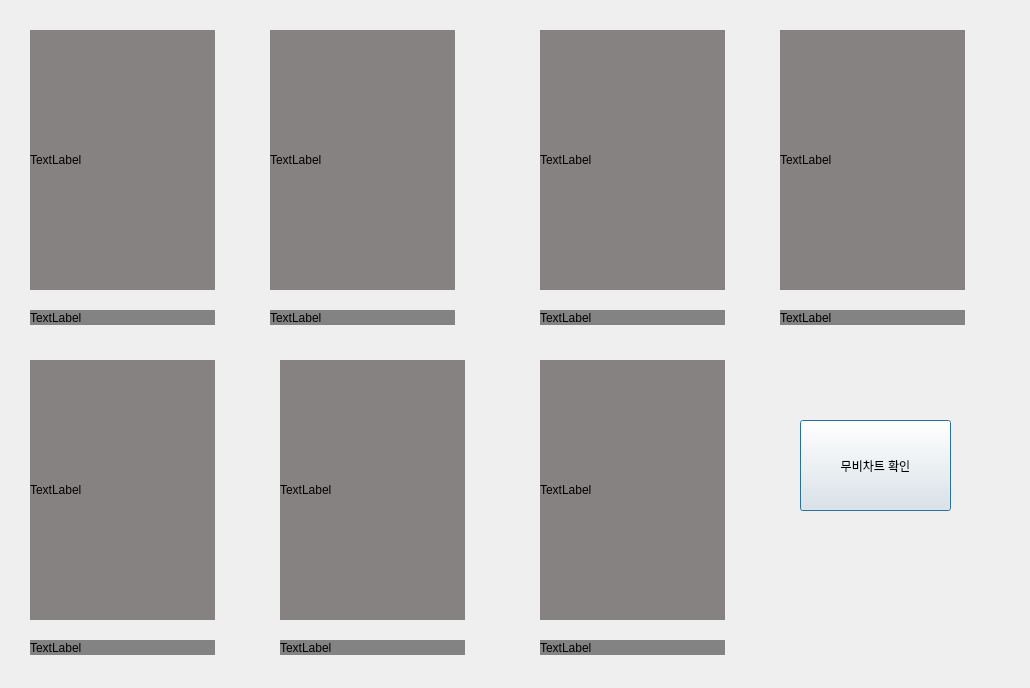
<?xml version="1.0" encoding="UTF-8"?>
<ui version="4.0">
 <class>Dialog</class>
 <widget class="QDialog" name="Dialog">
  <property name="geometry">
   <rect>
    <x>0</x>
    <y>0</y>
    <width>1030</width>
    <height>688</height>
   </rect>
  </property>
  <property name="windowTitle">
   <string>Dialog</string>
  </property>
  <widget class="QLabel" name="img1">
   <property name="enabled">
    <bool>true</bool>
   </property>
   <property name="geometry">
    <rect>
     <x>30</x>
     <y>30</y>
     <width>185</width>
     <height>260</height>
    </rect>
   </property>
   <property name="styleSheet">
    <string notr="true">background-color: rgb(135, 130, 130);</string>
   </property>
   <property name="text">
    <string>TextLabel</string>
   </property>
  </widget>
  <widget class="QLabel" name="text1">
   <property name="geometry">
    <rect>
     <x>30</x>
     <y>310</y>
     <width>185</width>
     <height>15</height>
    </rect>
   </property>
   <property name="styleSheet">
    <string notr="true">background-color: rgb(131, 131, 131);</string>
   </property>
   <property name="text">
    <string>TextLabel</string>
   </property>
  </widget>
  <widget class="QLabel" name="img2">
   <property name="enabled">
    <bool>true</bool>
   </property>
   <property name="geometry">
    <rect>
     <x>270</x>
     <y>30</y>
     <width>185</width>
     <height>260</height>
    </rect>
   </property>
   <property name="styleSheet">
    <string notr="true">background-color: rgb(135, 130, 130);</string>
   </property>
   <property name="text">
    <string>TextLabel</string>
   </property>
  </widget>
  <widget class="QLabel" name="text2">
   <property name="geometry">
    <rect>
     <x>270</x>
     <y>310</y>
     <width>185</width>
     <height>15</height>
    </rect>
   </property>
   <property name="styleSheet">
    <string notr="true">background-color: rgb(131, 131, 131);</string>
   </property>
   <property name="text">
    <string>TextLabel</string>
   </property>
  </widget>
  <widget class="QLabel" name="img3">
   <property name="enabled">
    <bool>true</bool>
   </property>
   <property name="geometry">
    <rect>
     <x>540</x>
     <y>30</y>
     <width>185</width>
     <height>260</height>
    </rect>
   </property>
   <property name="styleSheet">
    <string notr="true">background-color: rgb(135, 130, 130);</string>
   </property>
   <property name="text">
    <string>TextLabel</string>
   </property>
  </widget>
  <widget class="QLabel" name="text3">
   <property name="geometry">
    <rect>
     <x>540</x>
     <y>310</y>
     <width>185</width>
     <height>15</height>
    </rect>
   </property>
   <property name="styleSheet">
    <string notr="true">background-color: rgb(131, 131, 131);</string>
   </property>
   <property name="text">
    <string>TextLabel</string>
   </property>
  </widget>
  <widget class="QLabel" name="img4">
   <property name="enabled">
    <bool>true</bool>
   </property>
   <property name="geometry">
    <rect>
     <x>780</x>
     <y>30</y>
     <width>185</width>
     <height>260</height>
    </rect>
   </property>
   <property name="styleSheet">
    <string notr="true">background-color: rgb(135, 130, 130);</string>
   </property>
   <property name="text">
    <string>TextLabel</string>
   </property>
  </widget>
  <widget class="QLabel" name="text4">
   <property name="geometry">
    <rect>
     <x>780</x>
     <y>310</y>
     <width>185</width>
     <height>15</height>
    </rect>
   </property>
   <property name="styleSheet">
    <string notr="true">background-color: rgb(131, 131, 131);</string>
   </property>
   <property name="text">
    <string>TextLabel</string>
   </property>
  </widget>
  <widget class="QLabel" name="img5">
   <property name="enabled">
    <bool>true</bool>
   </property>
   <property name="geometry">
    <rect>
     <x>30</x>
     <y>360</y>
     <width>185</width>
     <height>260</height>
    </rect>
   </property>
   <property name="styleSheet">
    <string notr="true">background-color: rgb(135, 130, 130);</string>
   </property>
   <property name="text">
    <string>TextLabel</string>
   </property>
  </widget>
  <widget class="QLabel" name="text5">
   <property name="geometry">
    <rect>
     <x>30</x>
     <y>640</y>
     <width>185</width>
     <height>15</height>
    </rect>
   </property>
   <property name="styleSheet">
    <string notr="true">background-color: rgb(131, 131, 131);</string>
   </property>
   <property name="text">
    <string>TextLabel</string>
   </property>
  </widget>
  <widget class="QLabel" name="img6">
   <property name="enabled">
    <bool>true</bool>
   </property>
   <property name="geometry">
    <rect>
     <x>280</x>
     <y>360</y>
     <width>185</width>
     <height>260</height>
    </rect>
   </property>
   <property name="styleSheet">
    <string notr="true">background-color: rgb(135, 130, 130);</string>
   </property>
   <property name="text">
    <string>TextLabel</string>
   </property>
  </widget>
  <widget class="QLabel" name="text6">
   <property name="geometry">
    <rect>
     <x>280</x>
     <y>640</y>
     <width>185</width>
     <height>15</height>
    </rect>
   </property>
   <property name="styleSheet">
    <string notr="true">background-color: rgb(131, 131, 131);</string>
   </property>
   <property name="text">
    <string>TextLabel</string>
   </property>
  </widget>
  <widget class="QLabel" name="img7">
   <property name="enabled">
    <bool>true</bool>
   </property>
   <property name="geometry">
    <rect>
     <x>540</x>
     <y>360</y>
     <width>185</width>
     <height>260</height>
    </rect>
   </property>
   <property name="styleSheet">
    <string notr="true">background-color: rgb(135, 130, 130);</string>
   </property>
   <property name="text">
    <string>TextLabel</string>
   </property>
  </widget>
  <widget class="QLabel" name="text7">
   <property name="geometry">
    <rect>
     <x>540</x>
     <y>640</y>
     <width>185</width>
     <height>15</height>
    </rect>
   </property>
   <property name="styleSheet">
    <string notr="true">background-color: rgb(131, 131, 131);</string>
   </property>
   <property name="text">
    <string>TextLabel</string>
   </property>
  </widget>
  <widget class="QPushButton" name="button">
   <property name="geometry">
    <rect>
     <x>800</x>
     <y>420</y>
     <width>151</width>
     <height>91</height>
    </rect>
   </property>
   <property name="text">
    <string>무비차트 확인</string>
   </property>
  </widget>
 </widget>
 <resources/>
 <connections/>
</ui>
